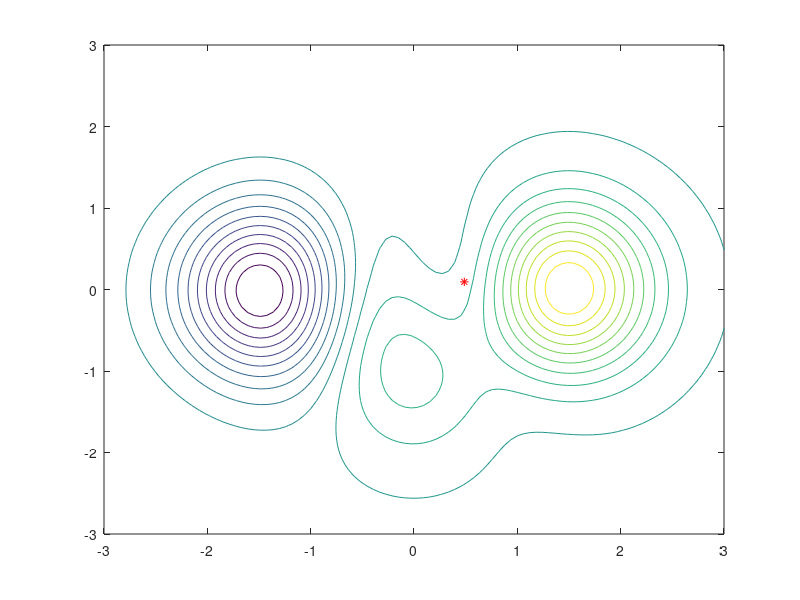

This chart was generated by the following MATLAB code: (Note: this script raises an error after producing the figure.)
% Function Definition

a = 3;
b = 10;

% f1xy = @(x, y)	a.*(1-x.^2).*exp(-x.^2 - (1 + y).^2);
% f2xy = @(x, y)	-b.*(x./5 - x.^3 - x.^5).*exp(-x.^2 - y.^2);
% f3xy = @(x, y)	(-1/3)*exp(-(x + 1).^2 - y.^2);

% ftxy = f1xy(x, y) + f2xy(x, y) + f3xy(x, y);

% xy_max = [3 3];
% xy_min = [-3 -3];

%

ftxy = @(x, y)	a.*(1-x.^2).*exp(-x.^2 - (1 + y).^2) -b.*(x./5 - x.^3 - x.^5).*exp(-x.^2 - y.^2) + (-1/3)*exp(-(x + 1).^2 - y.^2);

% Function Limits

x = linspace(-3, 3, 100);
y = linspace(-3, 3, 100);

% Rectangular Grid (Cartesian Coordinate System)

[X, Y] = meshgrid(x, y);

ftXY = ftxy(X, Y);

contour(X, Y, ftXY, 20)

%

x_min = -3;
x_max = 3;
y_min = -3;
y_max = 3;

% Increment Limits

min_sum = -0.03;
max_sum = 0.03;

% Random Coordenates

x = (x_max - x_min)*rand + x_min;
y = (y_max - y_min)*rand + y_min;

hold on
plot(x, y, 'r*')

% Initialize Values and Variables

maxiterations = 1000;
stable = 0;

temperature = 90;

increment = 10; % iterations per temperature value, second "while"

alpha = 0.94; % lowering factor

old_ftxy = 0;
new_ftxy = 0;

% Internal and External Cycles

externalcycle = 0;
internalcycle = 0;

%

external_temperature = zeros(maxiterations, 1);

external_probability = zeros(increment ,1);

% ftxy(x+1) - ftxy(x)

internal_probability = zeros(increment*maxiterations, 1);
difference = zeros(increment*maxiterations, 1);

% Function Value by Iterations

ftxy_by_iterations = zeros(increment*maxiterations, 1);

% First x and y

ftxy_by_iterations(1) = ftxy(x, y);

% Temperature Initialization

external_temperature(1) = temperature;

% Maximum

best_x = x;
best_y = y;

%

k = 1; % Iterations Count

while externalcycle < maxiterations

    internalcycle = 1;

    while(internalcycle <= increment)
        new_x = (max_sum - min_sum)*rand + min_sum + x;
        new_y = (max_sum - min_sum)*rand + min_sum + y;
        
        % Check Limits

        if new_x > x_max
            new_x = x_max;
        end
        if new_y > y_max
            new_y = y_max;
        end
        if new_x < x_min
            new_x = x_min;
        end
        if new_y < y_min
            new_y = y_min;
        end
        
        old_ftxy = ftxy(x, y);
        new_ftxy =  ftxy(new_x, new_y);

        % Check Best for Every Iteration

        if(ftxy(best_x, best_y) < new_ftxy)
            best_x = new_x;
            best_y = new_y;
        end

        difference(k) = new_ftxy - old_ftxy;

        internal_probability(k) = ProbabilityFunction(difference(k), temperature);

        %

        ftxy_by_iterations(k) = new_ftxy;

        if difference(k) > 0
            x = new_x;
            y = new_y;
            stable = 0;
        else
            stable = stable + 1;
        end

        if rand() < internal_probability(k)
            x = new_x;
            y = new_y;
        end

        internalcycle = internalcycle + 1; % Internal Cycle

        if stable == 100
            x = (x_max - x_min)*rand + x_min;
            y = (y_max - y_min)*rand + y_min;

            plot(x, y, 'r*')
        else
            plot(x, y, 'b.')
        end
        k = k + 1;
    end

    %

    temperature = temperature*alpha;

    externalcycle = externalcycle + 1;

    external_temperature(externalcycle + 1) = temperature;
end

% Graphs

%

figure
plot(internal_probability, 'b')
title('Probability Per Iteration')
xlabel('Iterations')
ylabel('Probability')
%

figure
stairs(external_temperature, 'r') % plot(external_temperature, 'r')
title('Temperature Per Iterations')
xlabel('Iterations')
ylabel('Temperature')

%

fprintf('x -> %f\n', best_x)
fprintf('y -> %f\n', best_y)
